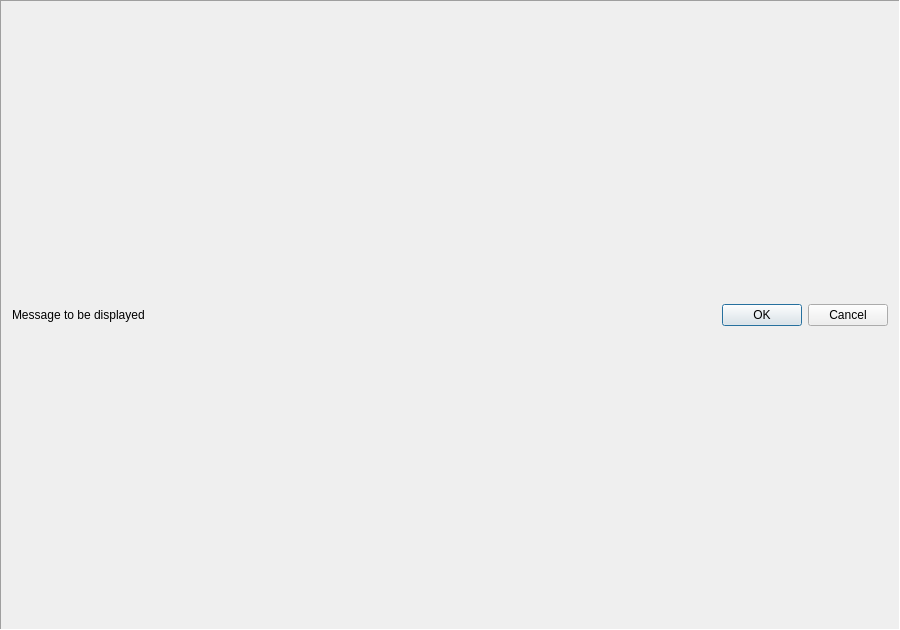
<?xml version="1.0" encoding="UTF-8"?>
<ui version="4.0">
 <class>rectangular_patch_editor</class>
 <widget class="QFrame" name="rectangular_patch_editor">
  <property name="geometry">
   <rect>
    <x>0</x>
    <y>0</y>
    <width>900</width>
    <height>630</height>
   </rect>
  </property>
  <property name="sizePolicy">
   <sizepolicy hsizetype="Preferred" vsizetype="Preferred">
    <horstretch>1</horstretch>
    <verstretch>1</verstretch>
   </sizepolicy>
  </property>
  <property name="windowTitle">
   <string>Frame</string>
  </property>
  <property name="locale">
   <locale language="English" country="UnitedStates"/>
  </property>
  <property name="frameShape">
   <enum>QFrame::Panel</enum>
  </property>
  <property name="frameShadow">
   <enum>QFrame::Sunken</enum>
  </property>
  <layout class="QVBoxLayout" name="verticalLayout" stretch="0">
   <item>
    <layout class="QHBoxLayout" name="horizontalLayout">
     <item>
      <widget class="QLabel" name="messageLabel">
       <property name="text">
        <string>Message to be displayed</string>
       </property>
      </widget>
     </item>
     <item>
      <spacer name="horizontalSpacer_2">
       <property name="orientation">
        <enum>Qt::Horizontal</enum>
       </property>
       <property name="sizeHint" stdset="0">
        <size>
         <width>40</width>
         <height>20</height>
        </size>
       </property>
      </spacer>
     </item>
     <item>
      <widget class="QDialogButtonBox" name="buttonBox">
       <property name="toolTip">
        <string>Press 'OK' to save the selection and exit, or 'cancel' to discard the selection.</string>
       </property>
       <property name="standardButtons">
        <set>QDialogButtonBox::Cancel|QDialogButtonBox::Ok</set>
       </property>
      </widget>
     </item>
    </layout>
   </item>
  </layout>
 </widget>
 <resources/>
 <connections/>
</ui>
